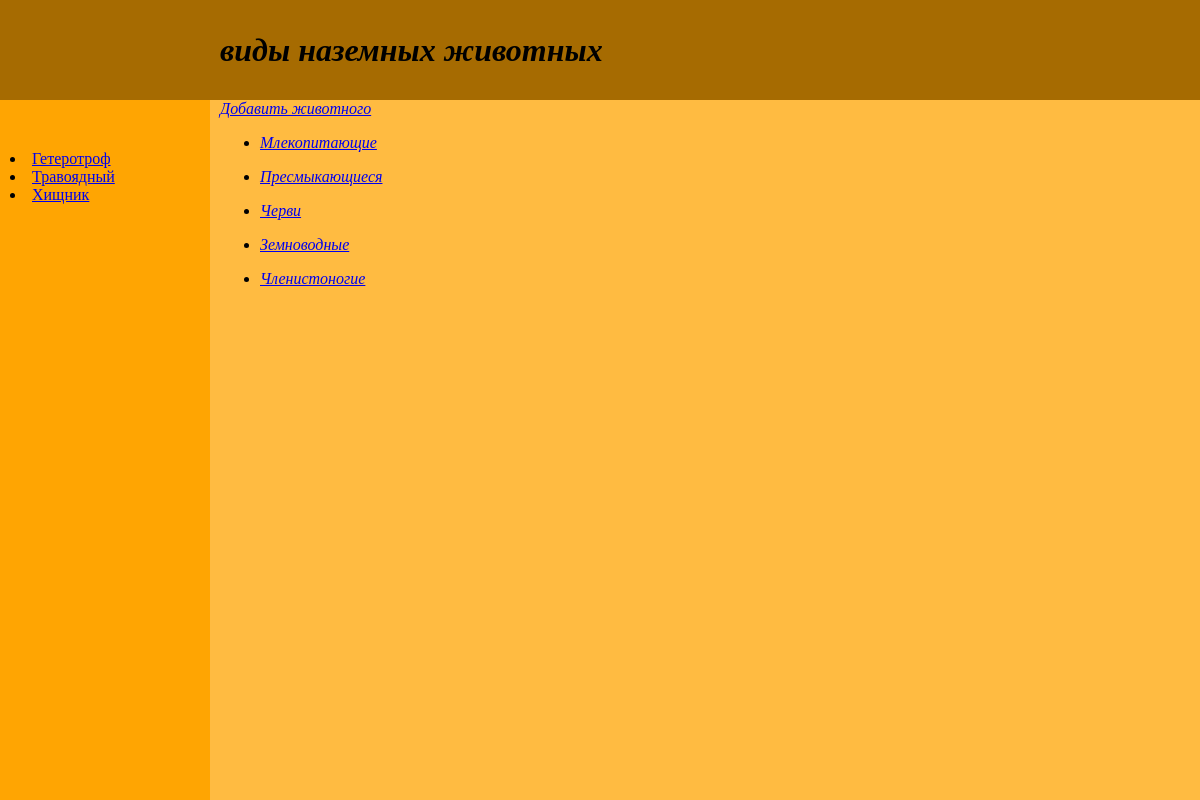
Screenshot of /earth/ with the database file from the repository.
### earth/models.py (models this page shows, shortened)
class Earth_Kinds(models.Model):
    name = models.CharField(max_length=50, db_index=True, verbose_name="Класс")
    slug = models.SlugField(max_length=100, unique=True, db_index=True)

class EarthTags(models.Model):
    tag = models.CharField(max_length=100, db_index=True, verbose_name="Теги")
    slug = models.SlugField(max_length=255, unique=True, db_index=True)
    def get_absolute_url(self):
        return reverse('tag', kwargs={'earth_tag_slug': self.slug})

### earth/views.py (the view)
# urls.py: path('', views.index),
def index(request):
        data = {'title': 'Наземные обитатели',
                'header': 'Виды наземных животных',
                'data_inf': Earth_Kinds.objects.all()}
        return render(request, 'earth/earth.html', data)

### earth/templatetags/earth_tags.py (called while the page is built)
@register.inclusion_tag('earth/earth_list_tags.html')
def show_earth_tags():
    return {"earth_tags" : EarthTags.objects.annotate(total=Count("tags")).filter(total__gt=0)}

### earth/templates/earth/earth.html
{% extends 'base.html' %}
{% block load_tags %}
{% load earth_tags %}
{% show_earth_tags %}
{% endblock %}

### templates/base.html (shortened to what this page needs)
<!DOCTYPE html>
<html lang="en">
{% load static %}
<head>
    <link type="text/css" href="{% static 'css/all_pages/styles.css' %}" rel="stylesheet"/>
</head>
<body>
<div class ="header">
    <h1>{{header|lower}}</h1>
</div>
<div class = "content">
<a href="addpage/" class="button">Добавить животного</a>
<ul>
        {% for items in data_inf %}
        <li>
               <p><a href="{{items.slug}}/">{{items.name}}</a></p>
        </li>
        {% endfor %}
</ul>
</div>
<div class="sidebar">
{% block load_tags %} {% endblock %}
</div>
</body>
</html>

### earth/templates/earth/earth_list_tags.html
{% for t in earth_tags %}
        <li><a href="{{t.get_absolute_url}}">{{t.tag}}</a></li>
{% endfor %}

### static/css/all_pages/styles.css (style rules this page uses)
.header { display: flex; padding-left: 220px; align-items: center; font-style:italic; background: #A66B01; position:absolute; left:0px; top:0px; bottom:0; right:0; height: 100px; }
.content { font-style:oblique; padding-left: 20px; background: #FFBB41; position:absolute; left:200px; top:100px; bottom:0; right:0; }
.sidebar { position:absolute; padding-top: 50px; padding-left: 10px; background: #FFA502; left:0px; top:100px; bottom:0; width: 200px; }

### rows the page displays
Earth_Kinds: name "Млекопитающие"
Earth_Kinds: name "Пресмыкающиеся"
Earth_Kinds: name "Черви"
Earth_Kinds: name "Земноводные"
Earth_Kinds: name "Членистоногие"
EarthTags: tag "Гетеротроф"
EarthTags: tag "Травоядный"
EarthTags: tag "Хищник"

### other values shown
{{ header|lower }} "виды наземных животных"
